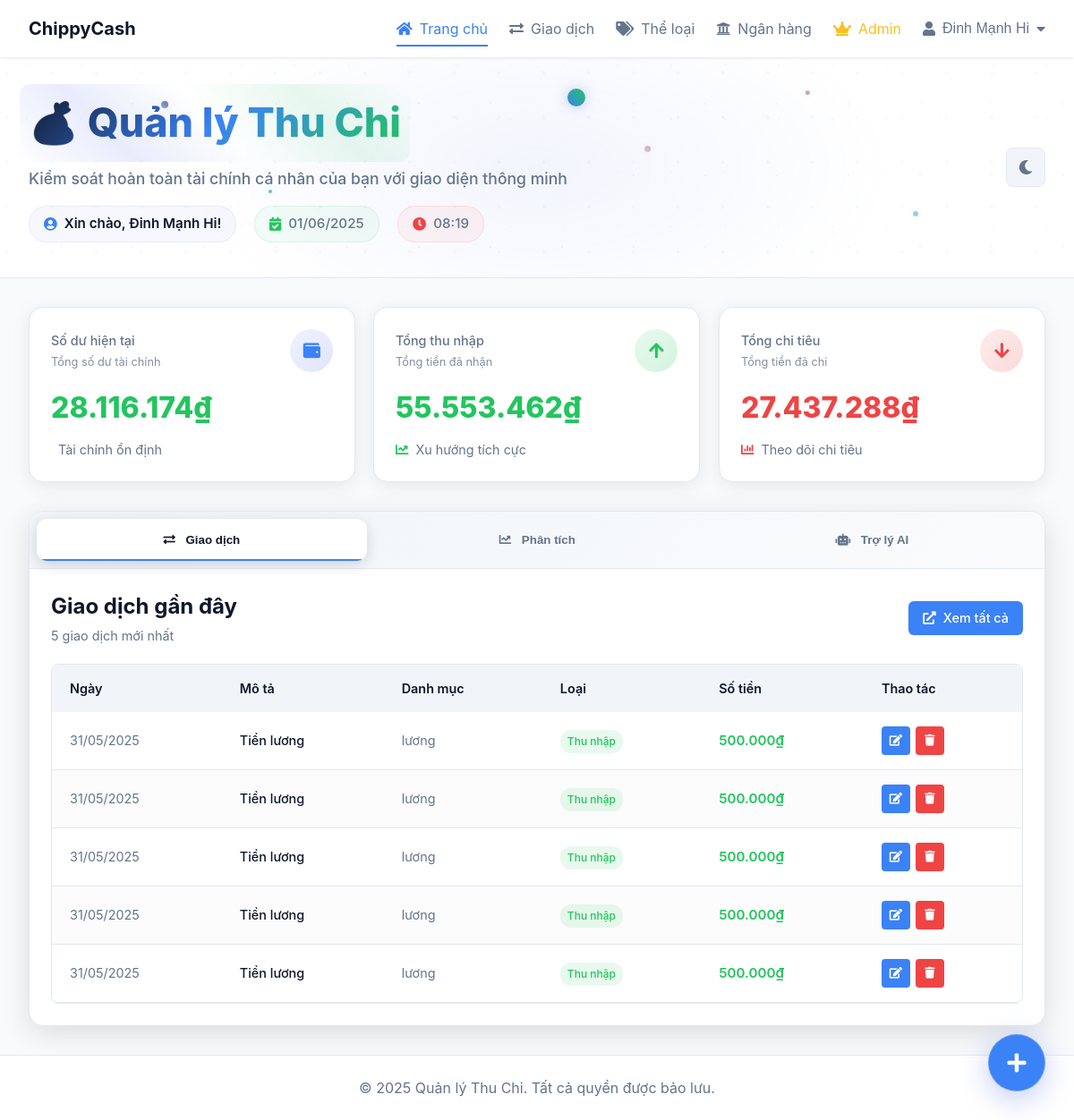
/index.php (signed in), run on the app's committed database.
### tables this page shows
CREATE TABLE `transactions` (
  `id` int NOT NULL,
  `user_id` int NOT NULL,
  `amount` decimal(15,2) NOT NULL,
  `description` varchar(255) NOT NULL,
  `type` enum('income','expense') NOT NULL,
  `category` varchar(50) DEFAULT NULL,
  `date` date NOT NULL,
  `created_at` datetime DEFAULT CURRENT_TIMESTAMP,
  `updated_at` datetime DEFAULT NULL,
  `bank_transaction_id` varchar(255) DEFAULT NULL,
  `is_bank_import` tinyint(1) DEFAULT '0'
);

### index.php (the view, shortened to what the rows shown need)
<?php
require_once 'config/database.php';
require_once 'includes/functions.php';
require_once 'includes/settings.php';
$user_id = $_SESSION['user_id'];
$recentTransactions = getRecentTransactions($conn, $user_id, 5);
include 'includes/header.php';
?>
<div class="app-container">
   <header class="magical-dashboard-header" style="background:var(--card-background);border-bottom:1px solid var(--border-color);padding:2.5rem 0;position:relative;overflow:hidden;">
       <div class="header-content" style="max-width:1400px;margin:0 auto;padding:0 2rem;position:relative;z-index:3;">
           <div class="header-left" style="animation:slideInLeft 1s cubic-bezier(0.25, 0.46, 0.45, 0.94);">
               <div class="title-container" style="position:relative;margin-bottom:16px;">
                   <h1 class="magical-dashboard-title" style="font-size:2.8rem;font-weight:800;margin:0;color:var(--primary-color);position:relative;display:inline-block;background:linear-gradient(135deg,var(--primary-color),var(--accent-color),var(--positive-color));background-clip:text;-webkit-background-clip:text;-webkit-text-fill-color:transparent;">
                       💰 Quản lý Thu Chi
                       <span class="mega-title-glow" style="position:absolute;top:-10px;left:-10px;right:-10px;bottom:-10px;background:linear-gradient(45deg,transparent,rgba(102,126,234,0.15),transparent,rgba(34,197,94,0.1),transparent);animation:megaTitleGlow 4s ease-in-out infinite;z-index:-1;border-radius:12px;"></span>
                   </h1>
               </div>
           </div>
       </div>
   </header>
   <main class="main-content" style="padding:2rem;max-width:1400px;margin:0 auto;">
       <div class="content-tabs" style="background:var(--card-background);border:1px solid var(--border-color);border-radius:16px;overflow:hidden;box-shadow:0 8px 32px rgba(0,0,0,0.12);position:relative;animation:tabsSlideUp 1s ease-out 0.4s both;">
           <div class="tab-content" style="padding:24px;">
               <div id="transactions" class="tab-pane active" style="animation:fadeInUp 0.4s ease-out;">
                   <div class="section-header" style="display:flex;justify-content:space-between;align-items:center;margin-bottom:20px;">
                       <div>
                           <h2 style="margin:0;color:var(--primary-color);font-size:1.5rem;font-weight:700;">Giao dịch gần đây</h2>
                       </div>
                   </div>
                   <?php if (count($recentTransactions) > 0): ?>
                       <div class="transactions-table" style="background:var(--card-background);border:1px solid var(--border-color);border-radius:8px;overflow:hidden;">
                           <table style="width:100%;border-collapse:collapse;">
                               <thead style="background:var(--hover-color);">
                                   <tr>
                                       <th style="padding:16px 20px;text-align:left;font-weight:600;color:var(--primary-color);border:none;font-size:0.9rem;">Ngày</th>
                                       <th style="padding:16px 20px;text-align:left;font-weight:600;color:var(--primary-color);border:none;font-size:0.9rem;">Mô tả</th>
                                       <th style="padding:16px 20px;text-align:left;font-weight:600;color:var(--primary-color);border:none;font-size:0.9rem;">Danh mục</th>
                                       <th style="padding:16px 20px;text-align:left;font-weight:600;color:var(--primary-color);border:none;font-size:0.9rem;">Loại</th>
                                       <th style="padding:16px 20px;text-align:left;font-weight:600;color:var(--primary-color);border:none;font-size:0.9rem;">Số tiền</th>
                                       <th style="padding:16px 20px;text-align:left;font-weight:600;color:var(--primary-color);border:none;font-size:0.9rem;">Thao tác</th>
                                   </tr>
                               </thead>
                               <tbody>
                                   <?php foreach ($recentTransactions as $index => $transaction): ?>
                                       <tr style="border-bottom:1px solid var(--border-color);transition:all 0.2s ease;" onmouseover="this.style.background='var(--hover-color)'" onmouseout="this.style.background='transparent'">
                                           <td style="padding:16px 20px;border:none;color:var(--secondary-color);font-size:0.9rem;"><?php echo date('d/m/Y', strtotime($transaction['date'])); ?></td>
                                           <td style="padding:16px 20px;border:none;color:var(--primary-color);font-weight:500;font-size:0.9rem;"><?php echo htmlspecialchars($transaction['description']); ?></td>
                                           <td style="padding:16px 20px;border:none;color:var(--secondary-color);font-size:0.9rem;"><?php echo htmlspecialchars($transaction['category'] ?? 'Chung'); ?></td>
                                           <td style="padding:16px 20px;border:none;">
                                               <span class="badge" style="padding:4px 8px;border-radius:12px;font-size:0.75rem;font-weight:500;background:<?php echo $transaction['type'] === 'income' ? 'rgba(34,197,94,0.1)' : 'rgba(239,68,68,0.1)'; ?>;color:<?php echo $transaction['type'] === 'income' ? '#22c55e' : '#ef4444'; ?>;">
                                                   <?php echo $transaction['type'] === 'income' ? 'Thu nhập' : 'Chi tiêu'; ?>
                                               </span>
                                           </td>
                                           <td style="padding:16px 20px;border:none;font-weight:600;font-size:0.95rem;color:<?php echo $transaction['type'] === 'income' ? '#22c55e' : '#ef4444'; ?>;">
                                               <?php echo formatMoney($transaction['amount']); ?>
                                           </td>
                                           <td style="padding:16px 20px;border:none;">
                                               <div style="display:flex;gap:6px;">
                                                   <button class="btn-icon edit-transaction-btn"
                                                       data-id="<?php echo $transaction['id']; ?>"
                                                       data-amount="<?php echo $transaction['amount']; ?>"
                                                       data-description="<?php echo htmlspecialchars($transaction['description']); ?>"
                                                       data-type="<?php echo $transaction['type']; ?>"
                                                       data-category="<?php echo htmlspecialchars($transaction['category'] ?? ''); ?>"
                                                       data-date="<?php echo $transaction['date']; ?>"
                                                       style="background:var(--accent-color);color:white;padding:8px 12px;border:none;border-radius:4px;transition:all 0.2s ease;font-size:0.8rem;cursor:pointer;position:relative;z-index:10;pointer-events:auto;min-width:32px;min-height:32px;"
                                                       title="Chỉnh sửa"
                                                       onmouseover="this.style.background='var(--primary-color)'"
                                                       onmouseout="this.style.background='var(--accent-color)'"
                                                       onclick="handleEditTransaction(this)">
                                                       <i class="fas fa-edit"></i>
                                                   </button>
                                                   <a href="transactions.php?delete=<?php echo $transaction['id']; ?>" class="btn-icon" style="background:#ef4444;color:white;padding:6px;border-radius:4px;text-decoration:none;transition:all 0.2s ease;font-size:0.8rem;" title="Xóa" onclick="return confirm('Bạn có chắc chắn muốn xóa giao dịch này?');" onmouseover="this.style.background='#dc2626'" onmouseout="this.style.background='#ef4444'">
                                                       <i class="fas fa-trash"></i>
                                                   </a>
                                               </div>
                                           </td>
                                       </tr>
                                   <?php endforeach; ?>
                               </tbody>
                           </table>
                       </div>
                   <?php endif; ?>
               </div>
           </div>
       </div>
   </main>
</div>
<?php include 'includes/footer.php'; ?>
</body>
</html>

### data on the page
transactions: date "31/05/2025", description "Tiền lương", category "lương", type "Thu nhập", amount "500.000₫"
transactions: date "31/05/2025", description "Tiền lương", category "lương", type "Thu nhập", amount "500.000₫"
transactions: date "31/05/2025", description "Tiền lương", category "lương", type "Thu nhập", amount "500.000₫"
transactions: date "31/05/2025", description "Tiền lương", category "lương", type "Thu nhập", amount "500.000₫"
transactions: date "31/05/2025", description "Tiền lương", category "lương", type "Thu nhập", amount "500.000₫"

### other printed values
$_SESSION['user_name'] "Đinh Mạnh Hi"
formatMoney($balance) "28.116.174₫"
formatMoney($totalIncome) "55.553.462₫"
formatMoney($totalExpense) "27.437.288₫"
